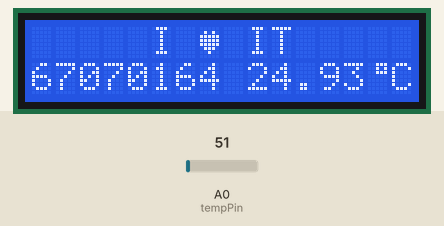
Bench run of a sketch on a simulated Arduino Uno, built with avr-gcc and run on an emulated ATmega328P. Parts: 16×2 character LCD. The inputs (shaded band) are chosen by the test bench; at power-on: A0 (tempPin) = 51.

Above: at 1.2 s.
1.3 s: A0 (tempPin) set to 61
At 2.6 s:
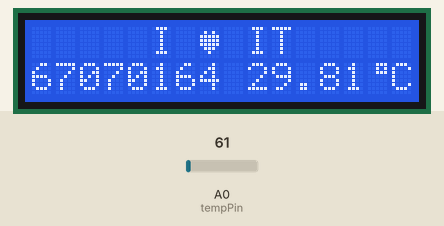
3.6 s: A0 (tempPin) set to 71
At 5.3 s:
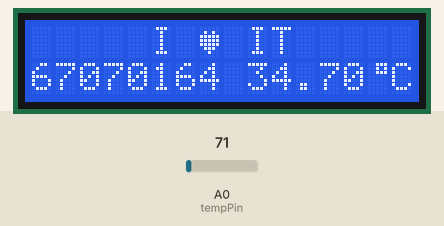
5.6 s: A0 (tempPin) set to 86
At 6.8 s:
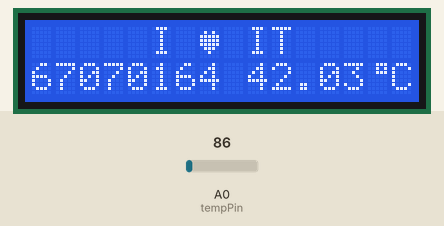
Timing chart, 0 to 8.6 s (numbered marks = the images above; inputs shaded):
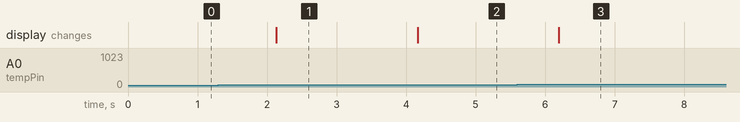

Measured:
- after the input at 1.3 s, the display: changes after 0.83 s (image 1)
- after the input at 3.6 s, the display: changes after 0.57 s (image 2)
- after the input at 5.6 s, the display: changes after 0.60 s (image 3)

The sketch:

LCD.ino
```cpp
#include <LiquidCrystal_I2C.h>

LiquidCrystal_I2C lcd(0x27, 16, 2);

byte heart[8] =
{
    B00000,
    B01010,
    B11111,
    B11111,
    B11111,
    B01110,
    B00100,
    B00000
};

byte degree[8] =
{
    B00111,
    B00101,
    B00111,
    B00000,
    B00000,
    B00000,
    B00000,
    B00000
};

const int tempPin = A0;

void setup()
{
    lcd.init();
    lcd.createChar(0, heart);
    lcd.backlight();
    lcd.setCursor(5, 0);
    lcd.print("I");
    lcd.setCursor(7, 0);
    lcd.write(byte(0));
    lcd.setCursor(9, 0);
    lcd.print("IT");
    lcd.setCursor(0, 1);
    lcd.print("67070164");
    Serial.begin(9600);
}

void loop()
{
    lcd.createChar(1, degree);
    lcd.setCursor(9, 1);
    float sensorValue = analogRead(tempPin);
    float voltage = (sensorValue * (5.0 / 1023.0)) * 100.0;
    lcd.print(voltage);
    lcd.setCursor(14, 1);
    lcd.write(byte(1));
    lcd.print("C");
    delay(1000);
}
```
